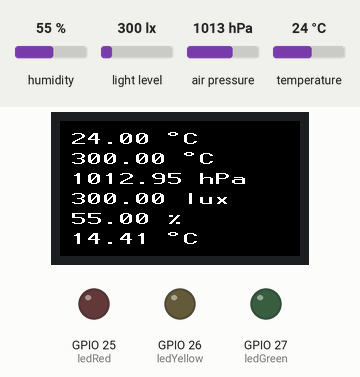
Recording of a program running on a simulated ESP32 board running MicroPython. Parts: 240×135 colour display, output pins drawn as LEDs (lit = HIGH). The test bench sets the inputs (shaded band); at power-on: temperature 24 °C, humidity 55 %, light level 300 lx, air pressure 1013 hPa. Library files of the repository ran but are not shown: st7789py.py, bmp180.py, __init__.py, vga2_16x16.py, bh1750.py; pins used as bus, display or sensor lines are not drawn.

Above: at 2.3 s.
2.4 s: temperature set to 12 °C
At 4.3 s:
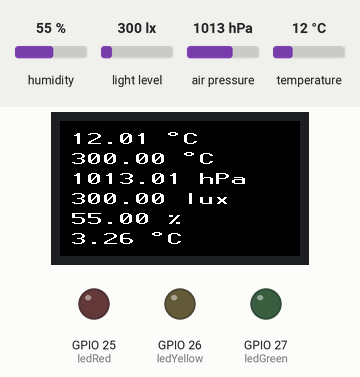
4.6 s: humidity set to 22 %
At 5.5 s:
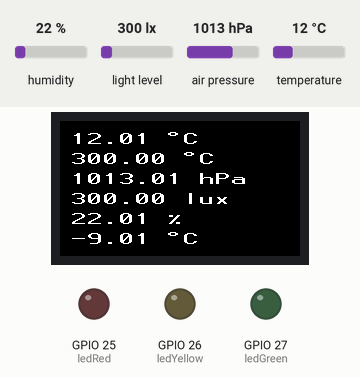
Timing chart, 0 to 7.6 s (numbered marks = the images above; inputs shaded):
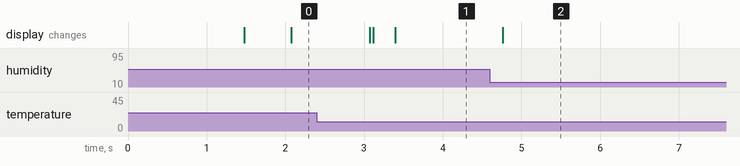

Measured:
- after the input at 2.4 s, the display: first changes after 0.67 s (image 1 shows a later state)
- after the input at 4.6 s, the display: changes after 0.16 s (image 2)

The program:

messen.py
```python
#
# Name: Phillip Ahlers
# Datum:  16.11.2021
# Klasse: ETS2021
#
# Version: 1.1.3
#-------------------------------------------------------
##Imports##
import st7789py                                         # import display libary
from bmp180 import BMP180                               # import bmp180 libary for temp. sensor
from machine import Pin, SoftI2C, SoftSPI               # imports for Board connections (pins and bus)
from time import sleep                                  # import time module for loop sleep
from romfonts import vga2_16x16 as font                 # import the font for the display
import bh1750
import HTU2X
import udfMethods


#-------------------------------------------------------
##initialize sensor and bus ##
busSensor =  SoftI2C(scl=Pin(22), sda=Pin(21), freq=100000)   # instantiate Software I2C Bus on Pins 22, 21
bmp180 = BMP180(busSensor)                                    # instantiate sensor object
bmp180.oversample_sett = 2                                    # set oversample
bmp180.baseline = 101325                                      # set pressure baseline NN (1013,25hPa)
lightSens = bh1750.BH1750(busSensor)
humidSens = HTU2X.HTU21D(busSensor)

#-------------------------------------------------------
## initialize display and bus ##
busDisplay = SoftSPI(                               # instantiate software spi bus
    baudrate = 20000000,
    polarity = 1,
    phase = 0,
    sck = Pin(18, Pin.OUT),
    mosi = Pin(19, Pin.OUT),
    miso = Pin(13, Pin.OUT)
)
tft = st7789py.ST7789(                              # instantiate display object
    busDisplay,
    135,
    240,
    reset = Pin(23, Pin.OUT),
    dc = Pin(16, Pin.OUT),
    cs = Pin(5, Pin.OUT),
    rotation = 1,
    backlight = Pin(4, Pin.OUT)
)
#-------------------------------------------------------
## define LED setup

ledRed = Pin(25, Pin.OUT)
ledGreen = Pin(27, Pin.OUT)
ledYellow = Pin(26, Pin.OUT)

#========================================================

## loop
while True:
    # print("\n\n")
    temp = bmp180.temperature                           # read sensor temperature
    p = (bmp180.pressure) / 100                         # read sensor pressure (hPa)
    light = lightSens.luminance(bh1750.BH1750.ONCE_HIRES_1)
    humid = humidSens.humidity
    temp2 = udfMethods.smoothMesure(10, light)
    dp = udfMethods.dewPoint(temp, humid)

    # print(humid)
    output1 = str("%4.2f \xF8C     " %(temp))                       # create format String for temperature
    output2 = str("%4.2f hPa     " %p)                          # create format string for air-pressure
    output3 = str("%4.2f lux     " %light)
    output4 = str("%4.2f %%     " %humid)
    output5 = str("%4.2f \xF8C     " %temp2)
    output6 = str("%4.2f \xF8C     " %dp)

    # if temp < 25:
    #     tft.fill(st7789py.GREEN)                        # fill display and show green led
    #     ledGreen.value(1)
    #     ledYellow.value(0)
    #     ledRed.value(0)

    # elif temp < 27:
    #     tft.fill(0xFBE0)                       # fill display and show yellow led
    #     ledGreen.value(0)
    #     ledYellow.value(1)
    #     ledRed.value(0)

    # else:                                               # fill display and show red led
    #     tft.fill(st7789py.RED)
    #     ledGreen.value(0)
    #     ledYellow.value(0)
    #     ledRed.value(1)


    # print the temperature string on the display
    tft.text(font, output1, 10, 10, color=st7789py.WHITE, background=st7789py.BLACK)

    tft.text(font, output5, 10, 30, color=st7789py.WHITE, background=st7789py.BLACK)

    # print the air-pressure string on the display
    tft.text(font, output2, 10, 50, color=st7789py.WHITE, background=st7789py.BLACK)

    tft.text(font, output3, 10, 70, color=st7789py.WHITE, background=st7789py.BLACK)

    tft.text(font, output4, 10, 90, color=st7789py.WHITE, background=st7789py.BLACK)

    tft.text(font, output6, 10, 110, color=st7789py.WHITE, background=st7789py.BLACK)

    # sleep(0.1)                                           # delay 10s
```

HTU2X.py
```python
from machine import SoftI2C, Pin
import time

class HTU21D(object):
    ADDRESS = 0x40
    ISSUE_TEMP_ADDRESS = 0xE3
    ISSUE_HU_ADDRESS = 0xE5

    def __init__(self, i2c):
        """Initiate the HUT21D

        Args:
            i2c: the i2c bus the sensor is connected to
        """
        #self.i2c = SoftI2C(scl=Pin(scl), sda=Pin(sda), freq=100000)
        self.i2c = i2c


    def _crc_check(self, value):
        """CRC check data
        Notes:
            stolen from https://github.com/sparkfun/HTU21D_Breakout

        Args:
            value (bytearray): data to be checked for validity
        Returns:
            True if valid, False otherwise
        """
        remainder = ((value[0] << 8) + value[1]) << 8
        remainder |= value[2]
        divsor = 0x988000

        for i in range(0, 16):
            if remainder & 1 << (23 - i):
                remainder ^= divsor
            divsor >>= 1

        if remainder == 0:
            return True
        else:
            return False

    def _issue_measurement(self, write_address):
        """Issue a measurement.
        Args:
            write_address (int): address to write to
        :return:
        """
        self.i2c.start()
        self.i2c.writeto_mem(int(self.ADDRESS), int(write_address), '')
        self.i2c.stop()
        time.sleep_ms(50)
        data = bytearray(3)
        self.i2c.readfrom_into(self.ADDRESS, data)
        if not self._crc_check(data):
            raise ValueError()
        raw = (data[0] << 8) + data[1]
        raw &= 0xFFFC
        return raw

    @property
    def temperature(self):
        """Calculate temperature"""
        raw = self._issue_measurement(self.ISSUE_TEMP_ADDRESS)
        return -46.85 + (175.72 * raw / 65536)

    @property
    def humidity(self):
        """Calculate humidity"""
        raw =  self._issue_measurement(self.ISSUE_HU_ADDRESS)
        return -6 + (125.0 * raw / 65536)

    def test(self):
        print("estoy dentro")
```

udfMethods.py
```python
#
# name: Phillip Ahlers
# created:  10.12.2021
# class: ETS2021
#
#
# use:
# - dewPoint: calculate the dewpoint based on humidity and temperature
# -
#
# version: 2021_12_10_001
# designed and tested on ESP32 TTGO
# pin conenctions:
# -/-
#
# used libaries:
# -/-
# ----------------------------------------
#
import math
import time

def dewPoint(temp, humid):
    """
    Calculate the dew point.


    :param temp: The temperature measured in °C
    :param humid: The humidity measured in %
    :return: returns the dew point in °C
    """

    humidity = humid / 100
    k2 = 7.5
    k3 = 237.3
    step1 = ((k2 * temp) / (k3 + temp)) + math.log10(humidity)
    step2 = ((k2 * k3) / (k3 + temp)) - math.log10(humidity)
    dewPoint = k3 * (step1 / step2)

    return dewPoint


def smoothMesure(cnt, val, delay = 0):
    """
    Smothen the mesurement. Get "cnt" values, cut off highest and lowest value and get the average.

        :param cnt: the number of iterations to be used
        :param val: the mesured value
        :param delay: delay in between the mesurements
        :return: returns the smoothed value of the mesurement
    """
    values = []
    for i in range(cnt):
        values.append(val)
        time.sleep(delay)

    #cut the highest and lowest value
    values.sort()
    values.pop(0)
    values.pop()

    #get the average value
    valLen = len(values)
    valSum = sum(values)
    ret = valSum / valLen

    return ret
```
